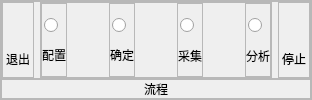
                   <widget class="QFrame" name="frame_process_4">
                    <property name="maximumSize">
                     <size>
                      <width>350</width>
                      <height>16777215</height>
                     </size>
                    </property>
                    <property name="styleSheet">
                     <string notr="true">#frame_process_2{
	border:1px solid rgb(127,127,127);
}

</string>
                    </property>
                    <property name="frameShape">
                     <enum>QFrame::StyledPanel</enum>
                    </property>
                    <property name="frameShadow">
                     <enum>QFrame::Raised</enum>
                    </property>
                    <layout class="QVBoxLayout" name="verticalLayout_97">
                     <property name="spacing">
                      <number>0</number>
                     </property>
                     <property name="leftMargin">
                      <number>0</number>
                     </property>
                     <property name="topMargin">
                      <number>0</number>
                     </property>
                     <property name="rightMargin">
                      <number>0</number>
                     </property>
                     <property name="bottomMargin">
                      <number>0</number>
                     </property>
                     <item>
                      <widget class="QFrame" name="process_btn_5">
                       <property name="frameShape">
                        <enum>QFrame::StyledPanel</enum>
                       </property>
                       <property name="frameShadow">
                        <enum>QFrame::Raised</enum>
                       </property>
                       <layout class="QHBoxLayout" name="horizontalLayout_54">
                        <property name="leftMargin">
                         <number>0</number>
                        </property>
                        <property name="topMargin">
                         <number>0</number>
                        </property>
                        <property name="rightMargin">
                         <number>0</number>
                        </property>
                        <property name="bottomMargin">
                         <number>0</number>
                        </property>
                        <item>
                         <widget class="QFrame" name="exit_btn_63">
                          <property name="maximumSize">
                           <size>
                            <width>50</width>
                            <height>16777215</height>
                           </size>
                          </property>
                          <property name="frameShape">
                           <enum>QFrame::StyledPanel</enum>
                          </property>
                          <property name="frameShadow">
                           <enum>QFrame::Raised</enum>
                          </property>
                          <layout class="QVBoxLayout" name="verticalLayout_98">
                           <property name="spacing">
                            <number>0</number>
                           </property>
                           <property name="leftMargin">
                            <number>0</number>
                           </property>
                           <property name="topMargin">
                            <number>0</number>
                           </property>
                           <property name="rightMargin">
                            <number>0</number>
                           </property>
                           <property name="bottomMargin">
                            <number>0</number>
                           </property>
                           <item alignment="Qt::AlignHCenter|Qt::AlignVCenter">
                            <widget class="QPushButton" name="menu_icon_button_137">
                             <property name="maximumSize">
                              <size>
                               <width>30</width>
                               <height>30</height>
                              </size>
                             </property>
                             <property name="styleSheet">
                              <string notr="true">background:none;
border:none;
</string>
                             </property>
                             <property name="text">
                              <string/>
                             </property>
                             <property name="icon">
                              <iconset resource="res.qrc">
                               <normaloff>:/images/images/exit.png</normaloff>:/images/images/exit.png</iconset>
                             </property>
                             <property name="iconSize">
                              <size>
                               <width>30</width>
                               <height>30</height>
                              </size>
                             </property>
                            </widget>
                           </item>
                           <item>
                            <widget class="QLabel" name="label_76">
                             <property name="text">
                              <string>退出</string>
                             </property>
                             <property name="alignment">
                              <set>Qt::AlignCenter</set>
                             </property>
                            </widget>
                           </item>
                          </layout>
                         </widget>
                        </item>
                        <item>
                         <widget class="QFrame" name="frame_204">
                          <property name="frameShape">
                           <enum>QFrame::StyledPanel</enum>
                          </property>
                          <property name="frameShadow">
                           <enum>QFrame::Raised</enum>
                          </property>
                          <layout class="QHBoxLayout" name="horizontalLayout_55">
                           <property name="leftMargin">
                            <number>0</number>
                           </property>
                           <property name="topMargin">
                            <number>0</number>
                           </property>
                           <property name="rightMargin">
                            <number>0</number>
                           </property>
                           <property name="bottomMargin">
                            <number>0</number>
                           </property>
                           <item>
                            <widget class="QFrame" name="exit_btn_64">
                             <property name="frameShape">
                              <enum>QFrame::StyledPanel</enum>
                             </property>
                             <property name="frameShadow">
                              <enum>QFrame::Raised</enum>
                             </property>
                             <layout class="QVBoxLayout" name="_50">
                              <property name="spacing">
                               <number>0</number>
                              </property>
                              <property name="leftMargin">
                               <number>0</number>
                              </property>
                              <property name="topMargin">
                               <number>11</number>
                              </property>
                              <property name="rightMargin">
                               <number>0</number>
                              </property>
                              <property name="bottomMargin">
                               <number>0</number>
                              </property>
                              <item alignment="Qt::AlignHCenter">
                               <widget class="QRadioButton" name="radioButton_21">
                                <property name="minimumSize">
                                 <size>
                                  <width>20</width>
                                  <height>20</height>
                                 </size>
                                </property>
                                <property name="maximumSize">
                                 <size>
                                  <width>20</width>
                                  <height>20</height>
                                 </size>
                                </property>
                                <property name="text">
                                 <string/>
                                </property>
                               </widget>
                              </item>
                              <item alignment="Qt::AlignHCenter|Qt::AlignVCenter">
                               <widget class="QLabel" name="label_77">
                                <property name="text">
                                 <string>配置</string>
                                </property>
                               </widget>
                              </item>
                             </layout>
                            </widget>
                           </item>
                           <item>
                            <widget class="QPushButton" name="menu_icon_button_138">
                             <property name="maximumSize">
                              <size>
                               <width>30</width>
                               <height>30</height>
                              </size>
                             </property>
                             <property name="styleSheet">
                              <string notr="true">background:none;
border:none;
</string>
                             </property>
                             <property name="text">
                              <string/>
                             </property>
                             <property name="icon">
                              <iconset resource="res.qrc">
                               <normaloff>:/images/images/rightarrow.png</normaloff>:/images/images/rightarrow.png</iconset>
                             </property>
                             <property name="iconSize">
                              <size>
                               <width>30</width>
                               <height>30</height>
                              </size>
                             </property>
                            </widget>
                           </item>
                           <item>
                            <widget class="QFrame" name="exit_btn_65">
                             <property name="frameShape">
                              <enum>QFrame::StyledPanel</enum>
                             </property>
                             <property name="frameShadow">
                              <enum>QFrame::Raised</enum>
                             </property>
                             <layout class="QVBoxLayout" name="_51">
                              <property name="spacing">
                               <number>0</number>
                              </property>
                              <property name="leftMargin">
                               <number>0</number>
                              </property>
                              <property name="topMargin">
                               <number>11</number>
                              </property>
                              <property name="rightMargin">
                               <number>0</number>
                              </property>
                              <property name="bottomMargin">
                               <number>0</number>
                              </property>
                              <item alignment="Qt::AlignHCenter">
                               <widget class="QRadioButton" name="radioButton_22">
                                <property name="minimumSize">
                                 <size>
                                  <width>20</width>
                                  <height>20</height>
                                 </size>
                                </property>
                                <property name="maximumSize">
                                 <size>
                                  <width>20</width>
                                  <height>20</height>
                                 </size>
                                </property>
                                <property name="text">
                                 <string/>
                                </property>
                               </widget>
                              </item>
                              <item alignment="Qt::AlignHCenter|Qt::AlignVCenter">
                               <widget class="QLabel" name="label_78">
                                <property name="text">
                                 <string>确定</string>
                                </property>
                               </widget>
                              </item>
                             </layout>
                            </widget>
                           </item>
                           <item>
                            <widget class="QPushButton" name="menu_icon_button_139">
                             <property name="maximumSize">
                              <size>
                               <width>30</width>
                               <height>30</height>
                              </size>
                             </property>
                             <property name="styleSheet">
                              <string notr="true">background:none;
border:none;
</string>
                             </property>
                             <property name="text">
                              <string/>
                             </property>
                             <property name="icon">
                              <iconset resource="res.qrc">
                               <normaloff>:/images/images/rightarrow.png</normaloff>:/images/images/rightarrow.png</iconset>
                             </property>
                             <property name="iconSize">
                              <size>
                               <width>30</width>
                               <height>30</height>
                              </size>
                             </property>
                            </widget>
                           </item>
                           <item>
                            <widget class="QFrame" name="exit_btn_66">
                             <property name="frameShape">
                              <enum>QFrame::StyledPanel</enum>
                             </property>
                             <property name="frameShadow">
                              <enum>QFrame::Raised</enum>
                             </property>
                             <layout class="QVBoxLayout" name="verticalLayout_99">
                              <property name="spacing">
                               <number>0</number>
                              </property>
                              <property name="leftMargin">
                               <number>0</number>
                              </property>
                              <property name="topMargin">
                               <number>11</number>
                              </property>
                              <property name="rightMargin">
                               <number>0</number>
                              </property>
                              <property name="bottomMargin">
                               <number>0</number>
                              </property>
                              <item alignment="Qt::AlignHCenter">
                               <widget class="QRadioButton" name="radioButton_23">
                                <property name="minimumSize">
                                 <size>
                                  <width>20</width>
                                  <height>20</height>
                                 </size>
                                </property>
                                <property name="maximumSize">
                                 <size>
                                  <width>20</width>
                                  <height>20</height>
                                 </size>
                                </property>
                                <property name="text">
                                 <string/>
                                </property>
                               </widget>
                              </item>
                              <item>
                               <widget class="QLabel" name="label_79">
                                <property name="text">
                                 <string>采集</string>
                                </property>
                                <property name="alignment">
                                 <set>Qt::AlignCenter</set>
                                </property>
                               </widget>
                              </item>
                             </layout>
                            </widget>
                           </item>
                           <item>
                            <widget class="QPushButton" name="menu_icon_button_140">
                             <property name="maximumSize">
                              <size>
                               <width>30</width>
                               <height>30</height>
                              </size>
                             </property>
                             <property name="styleSheet">
                              <string notr="true">background:none;
border:none;
</string>
                             </property>
                             <property name="text">
                              <string/>
                             </property>
                             <property name="icon">
                              <iconset resource="res.qrc">
                               <normaloff>:/images/images/rightarrow.png</normaloff>:/images/images/rightarrow.png</iconset>
                             </property>
                             <property name="iconSize">
                              <size>
                               <width>30</width>
                               <height>30</height>
                              </size>
                             </property>
                            </widget>
                           </item>
                           <item>
                            <widget class="QFrame" name="exit_btn_67">
                             <property name="frameShape">
                              <enum>QFrame::StyledPanel</enum>
                             </property>
                             <property name="frameShadow">
                              <enum>QFrame::Raised</enum>
                             </property>
                             <layout class="QVBoxLayout" name="verticalLayout_100">
                              <property name="spacing">
                               <number>0</number>
                              </property>
                              <property name="leftMargin">
                               <number>0</number>
                              </property>
                              <property name="topMargin">
                               <number>11</number>
                              </property>
                              <property name="rightMargin">
                               <number>0</number>
                              </property>
                              <property name="bottomMargin">
                               <number>0</number>
                              </property>
                              <item alignment="Qt::AlignHCenter">
                               <widget class="QRadioButton" name="radioButton_24">
                                <property name="minimumSize">
                                 <size>
                                  <width>20</width>
                                  <height>20</height>
                                 </size>
                                </property>
                                <property name="maximumSize">
                                 <size>
                                  <width>20</width>
                                  <height>20</height>
                                 </size>
                                </property>
                                <property name="text">
                                 <string/>
                                </property>
                               </widget>
                              </item>
                              <item>
                               <widget class="QLabel" name="label_80">
                                <property name="text">
                                 <string>分析</string>
                                </property>
                                <property name="alignment">
                                 <set>Qt::AlignCenter</set>
                                </property>
                               </widget>
                              </item>
                             </layout>
                            </widget>
                           </item>
                          </layout>
                         </widget>
                        </item>
                        <item>
                         <widget class="QFrame" name="exit_btn_68">
                          <property name="maximumSize">
                           <size>
                            <width>50</width>
                            <height>16777215</height>
                           </size>
                          </property>
                          <property name="frameShape">
                           <enum>QFrame::StyledPanel</enum>
                          </property>
                          <property name="frameShadow">
                           <enum>QFrame::Raised</enum>
                          </property>
                          <layout class="QVBoxLayout" name="_52">
                           <property name="spacing">
                            <number>0</number>
                           </property>
                           <property name="leftMargin">
                            <number>0</number>
                           </property>
                           <property name="topMargin">
                            <number>0</number>
                           </property>
                           <property name="rightMargin">
                            <number>0</number>
                           </property>
                           <property name="bottomMargin">
                            <number>0</number>
                           </property>
                           <item alignment="Qt::AlignHCenter|Qt::AlignVCenter">
                            <widget class="QPushButton" name="menu_icon_button_141">
                             <property name="maximumSize">
                              <size>
                               <width>30</width>
                               <height>30</height>
                              </size>
                             </property>
                             <property name="styleSheet">
                              <string notr="true">background:none;
border:none;
</string>
                             </property>
                             <property name="text">
                              <string/>
                             </property>
                             <property name="icon">
                              <iconset resource="res.qrc">
                               <normaloff>:/images/images/stop.png</normaloff>:/images/images/stop.png</iconset>
                             </property>
                             <property name="iconSize">
                              <size>
                               <width>30</width>
                               <height>30</height>
                              </size>
                             </property>
                            </widget>
                           </item>
                           <item alignment="Qt::AlignHCenter">
                            <widget class="QLabel" name="label_81">
                             <property name="text">
                              <string>停止</string>
                             </property>
                            </widget>
                           </item>
                          </layout>
                         </widget>
                        </item>
                       </layout>
                      </widget>
                     </item>
                     <item>
                      <widget class="QFrame" name="process_label_5">
                       <property name="maximumSize">
                        <size>
                         <width>16777215</width>
                         <height>20</height>
                        </size>
                       </property>
                       <property name="frameShape">
                        <enum>QFrame::StyledPanel</enum>
                       </property>
                       <property name="frameShadow">
                        <enum>QFrame::Raised</enum>
                       </property>
                       <layout class="QVBoxLayout" name="verticalLayout_101">
                        <property name="leftMargin">
                         <number>0</number>
                        </property>
                        <property name="topMargin">
                         <number>0</number>
                        </property>
                        <property name="rightMargin">
                         <number>0</number>
                        </property>
                        <property name="bottomMargin">
                         <number>0</number>
                        </property>
                        <item>
                         <widget class="QLabel" name="label_82">
                          <property name="text">
                           <string>流程</string>
                          </property>
                          <property name="alignment">
                           <set>Qt::AlignCenter</set>
                          </property>
                         </widget>
                        </item>
                       </layout>
                      </widget>
                     </item>
                    </layout>
                   </widget>
